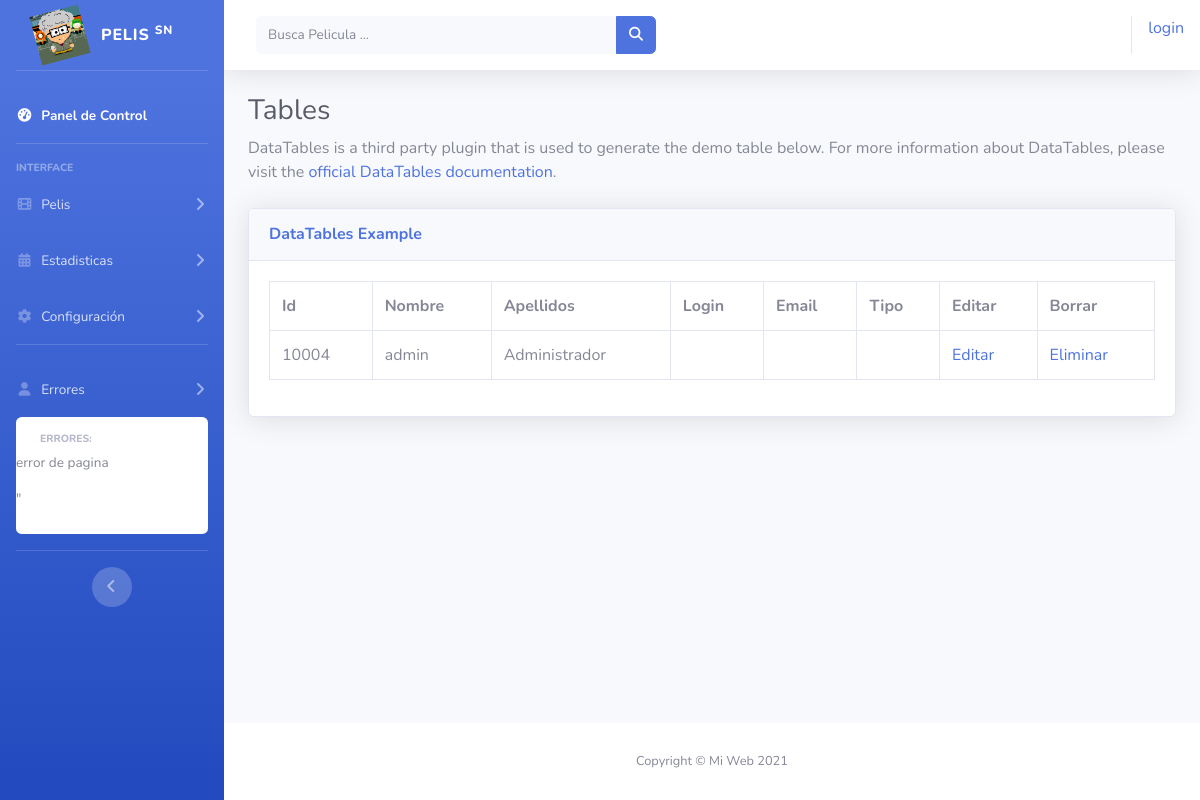
Page /admin/usuarios_roles.php on the committed database.
### tables this page shows
CREATE TABLE `usuarios` (
  `id` bigint(11) NOT NULL,
  `nombre` varchar(50) NOT NULL,
  `apellidos` varchar(255) NOT NULL,
  `mail` varchar(250) NOT NULL,
  `usuario` varchar(30) NOT NULL,
  `password` varchar(20) NOT NULL,
  `telefono` varchar(20) NOT NULL,
  `rol` enum('A','I','U','E') NOT NULL COMMENT 'A : Administrador U : usuario  I : invitado E: Editor',
  `estado` enum('A','P','B','D') NOT NULL COMMENT 'A : Activo P: Preinscrito D: Desactivado B: Borrado',
  `token` varchar(255) NOT NULL,
  `imagen` varchar(255) DEFAULT NULL,
  `boletin` char(1) DEFAULT NULL,
  `creado` bigint(20) NOT NULL COMMENT 'fecha creacion',
  `modificado` bigint(20) NOT NULL COMMENT 'fecha ultima modificacion'
);

### admin/usuarios_roles.php (the view, shortened to what this page needs)
<!DOCTYPE html>
<html lang="es">
<head>
    <link href="vendor/fontawesome-free/css/all.min.css" rel="stylesheet" type="text/css">
    <link href="css/sb-admin-2.min.css" rel="stylesheet">
</head>
<body id="page-top">
    <div id="wrapper">
        <?php include("inc_sidebar.php");?>
        <div id="content-wrapper" class="d-flex flex-column">
            <div id="content">
                <?php include("inc_topbar.php");?>
<div class="container-fluid">
<h1 class="h3 mb-2 text-gray-800">Tables</h1>
<p class="mb-4">DataTables is a third party plugin that is used to generate the demo table below.
    For more information about DataTables, please visit the <a target="_blank"
        href="https://datatables.net">official DataTables documentation</a>.</p>
<div class="card shadow mb-4">
    <div class="card-header py-3">
        <h6 class="m-0 font-weight-bold text-primary">DataTables Example</h6>
    </div>
    <div class="card-body">
        <div class="table-responsive">
        <?php
        try {
            include("inc_conexion.php");
            $query = 'SELECT * from usuarios' ;
            echo '<table class="table table-bordered" id="dataTable" width="100%" cellspacing="0">';
            echo '<tr><th>Id</th><th>Nombre</th><th>Apellidos</th><th>Login</th><th>Email</th><th>Tipo</th><th>Editar</th><th>Borrar</th></tr>';
            foreach($mbd->query($query) as $fila) {
                $tipot='';
                echo '<tr>';
                echo '<td>' . $fila['id'] . '</td><td>' .  $fila['nombre'] . '</td><td>' .$fila['apellidos'] . '</td><td>' .$fila['login']  . '</td><td>' . $fila['email'] . '</td><td>' . $tipot.'</td>';
                echo '<td><a href="usuarioeditar.php?id='.$fila['id'].'">Editar</a></td>';
                echo '<td><a href="usuarioeliminar.php?id='.$fila['id'].'" onclick="return confirmar(\'¿Está seguro que desea eliminar el registro?\')">Eliminar</a></td>';
                echo '</tr>';
            }
            echo '</table>';
        } catch (PDOException $e) {
            print "¡Error!: " . $e->getMessage() . "<br/>";
            die();
        }
?>
        </div>
    </div>
</div>
</div>
</div>
            <?php include("inc_footer.php");?>
        </div>
    </div>
</body>
</html>

### rows in the picture
usuarios: id "10004", nombre "admin", apellidos "Administrador"
